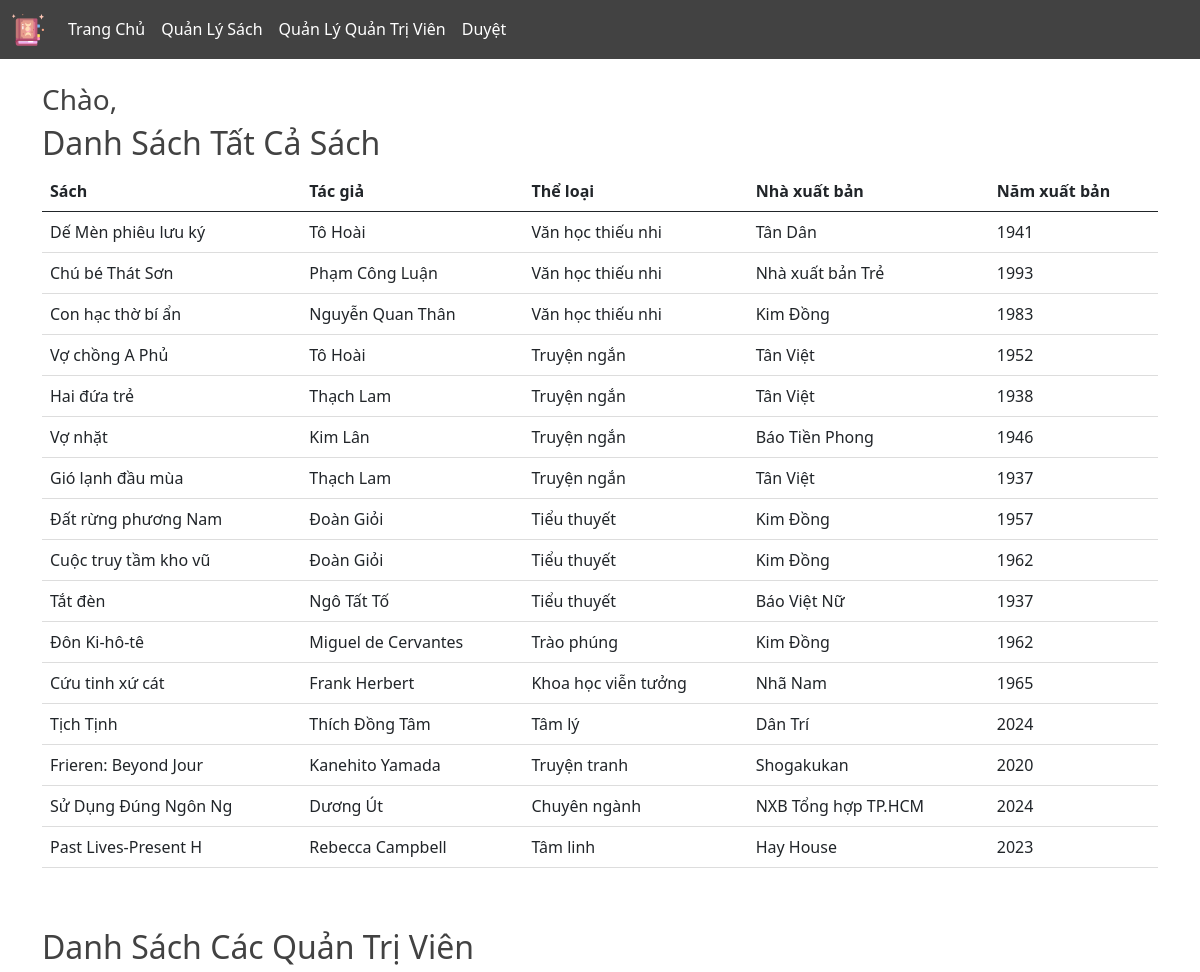
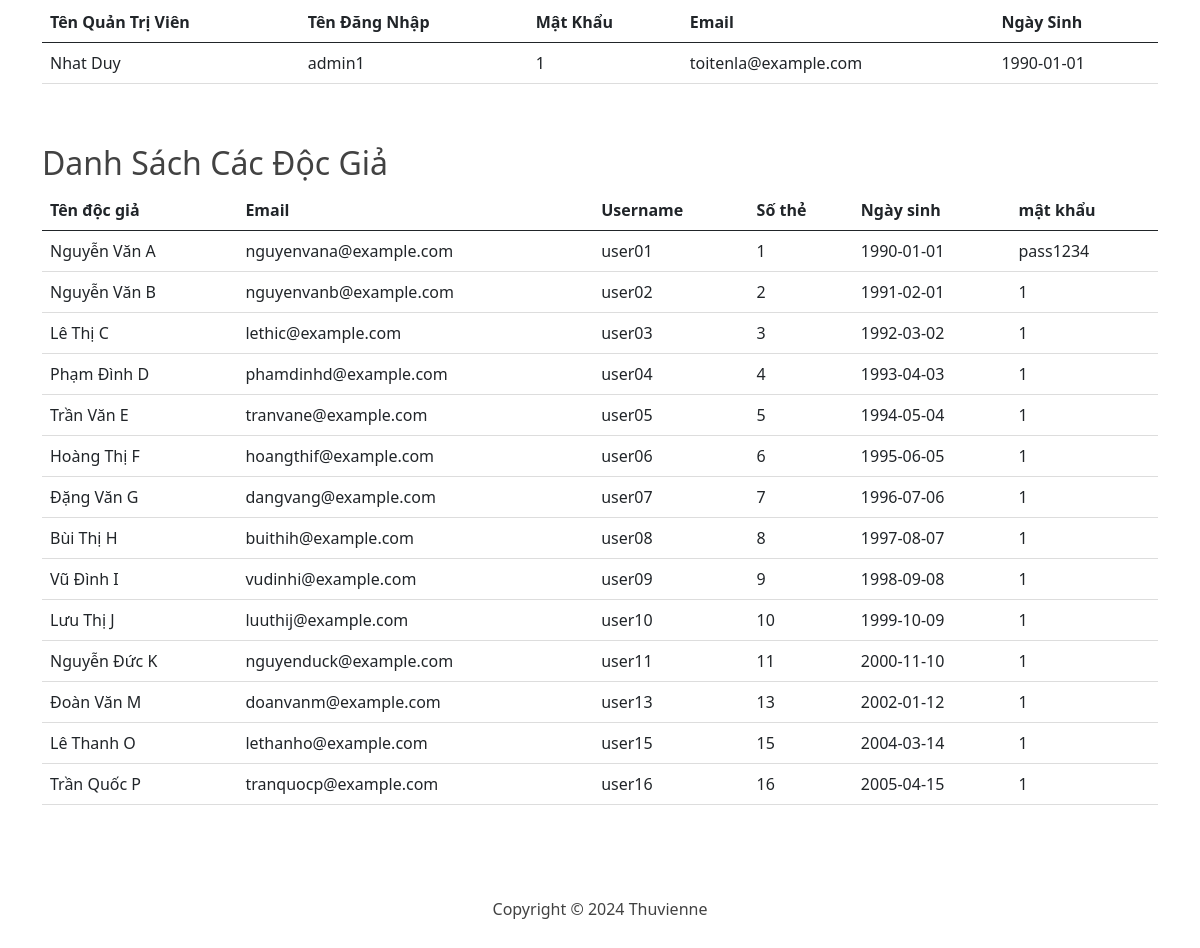
/pages/admin/show.php, run on the app's committed database (2 pictures, top to bottom).
### tables this page shows
CREATE TABLE `sach` (
  `MA_SACH` int(11) NOT NULL,
  `STT_THELOAI` int(11) NOT NULL,
  `MA_NXB` char(10) NOT NULL,
  `MA_TG` char(10) NOT NULL,
  `TEN_SACH` varchar(20) NOT NULL,
  `TGXB` year(4) NOT NULL
);

CREATE TABLE `tac_gia` (
  `MA_TG` char(10) NOT NULL,
  `TEN_TG` varchar(20) NOT NULL,
  `WEBSITE` varchar(30) NOT NULL
);

CREATE TABLE `the_loai` (
  `STT_THELOAI` int(11) NOT NULL,
  `TEN_TL` varchar(20) NOT NULL
);

CREATE TABLE `nha_xuat_ban` (
  `MA_NXB` char(10) NOT NULL,
  `TEN_NXB` varchar(20) NOT NULL,
  `DIACHI_NXB` varchar(50) NOT NULL,
  `NGUOIDAIDIEN` text NOT NULL
);

CREATE TABLE `tk_quantrivien` (
  `USERNAME_QTV` varchar(30) NOT NULL,
  `TEN_LOAI` char(10) NOT NULL,
  `TEN_QTV` varchar(20) NOT NULL,
  `EMAIL_QTV` char(20) NOT NULL,
  `NGAY_SINH` date NOT NULL,
  `PASSWORD_QTV` char(10) NOT NULL
);

CREATE TABLE `tk_docgia` (
  `USERNAME_DG` varchar(30) NOT NULL,
  `STT_THETV` int(11) NOT NULL,
  `TEN_LOAI` char(10) DEFAULT NULL,
  `TEN_DG` varchar(20) NOT NULL,
  `EMAIL_DG` varchar(30) NOT NULL,
  `NGAYSINH_DG` date NOT NULL,
  `PASSWORD_DG` char(10) NOT NULL,
  `DIEM` int DEFAULT 0
);

CREATE TABLE `the_thu_vien` (
  `STT_THETV` int(11) NOT NULL,
  `USERNAME_DG` varchar(30) NOT NULL,
  `NGAY_LAPTHE` date NOT NULL,
  `NGAY_HETHAN` date NOT NULL
);

### public/pages/admin/show.php (the view, shortened to what this page needs)
<?php
require __DIR__ . '/../../../src/db/db_connect.php';
try {
    $query_sach = "
        SELECT SACH.TEN_SACH, TAC_GIA.TEN_TG, THE_LOAI.TEN_TL, NHA_XUAT_BAN.TEN_NXB, SACH.TGXB
        FROM SACH
        JOIN TAC_GIA ON SACH.MA_TG = TAC_GIA.MA_TG
        JOIN THE_LOAI ON SACH.STT_THELOAI = THE_LOAI.STT_THELOAI
        JOIN NHA_XUAT_BAN ON SACH.MA_NXB = NHA_XUAT_BAN.MA_NXB
    ";
    $stmt_sach = $pdo->query($query_sach);
    $sachs = $stmt_sach->fetchAll(PDO::FETCH_ASSOC);
} catch (PDOException $e) {
    echo "Lỗi: " . $e->getMessage();
    exit();
}
try {
    $query_qtv = "
        SELECT *
        FROM tk_quantrivien
        join   phanloai_taikhoan on tk_quantrivien.TEN_LOAI= phanloai_taikhoan.TEN_LOAI
    ";
    $stmt_qtv = $pdo->query($query_qtv);
    $qtvs = $stmt_qtv->fetchAll(PDO::FETCH_ASSOC);
} catch (PDOException $e) {
    echo "Lỗi: " . $e->getMessage();
    exit();
}
try {
    $query_dg = "
    SELECT  tk_docgia.TEN_DG,
            tk_docgia.EMAIL_DG,
            tk_docgia.USERNAME_DG,
            the_thu_vien.STT_THETV,
            tk_docgia.NGAYSINH_DG,
            tk_docgia.PASSWORD_DG
    FROM TK_DOCGIA
    JOIN the_thu_vien ON tk_docgia.STT_THETV = the_thu_vien.STT_THETV
    JOIN PHANLOAI_TAIKHOAN ON tk_docgia.TEN_LOAI = PHANLOAI_TAIKHOAN.TEN_LOAI;
    ";
    $stmt_dg = $pdo->query($query_dg);
    $docgias = $stmt_dg->fetchAll(PDO::FETCH_ASSOC);
} catch (PDOException $e) {
    echo "Lỗi: " . $e->getMessage();
    exit();
}
?>
<!DOCTYPE html>
<html lang="en">
<?php require __DIR__ . '/../../../src/partials/header.php' ?>
<body>
<?php require __DIR__ . '/../../../src/partials/sub-header--admin.php' ?>
<main class="container mt-4">
    <h3>Chào, <?= $_SESSION['username_qtv']; ?></h3>
    <h2>Danh Sách Tất Cả Sách</h2>
    <table class="table">
        <thead>
            <tr>
                <th>Sách</th>
                <th>Tác giả</th>
                <th>Thể loại</th>
                <th>Nhà xuất bản</th>
                <th>Năm xuất bản</th>
            </tr>
        </thead>
        <tbody>
            <?php foreach ($sachs as $sach) : ?>
                <tr>
                    <td><?= htmlspecialchars($sach['TEN_SACH']) ?></td>
                    <td><?= htmlspecialchars($sach['TEN_TG']) ?></td>
                    <td><?= htmlspecialchars($sach['TEN_TL']) ?></td>
                    <td><?= htmlspecialchars($sach['TEN_NXB']) ?></td>
                    <td><?= htmlspecialchars($sach['TGXB']) ?></td>
                </tr>
            <?php endforeach; ?>
        </tbody>
    </table>
    <h2 style="margin-top: 60px;">Danh Sách Các Quản Trị Viên</h2>
        <table class="table">
            <thead>
                <tr>
                    <th>Tên Quản Trị Viên</th>
                    <th>Tên Đăng Nhập</th>
                    <th>Mật Khẩu</th>
                    <th>Email</th>
                    <th>Ngày Sinh</th>
                </tr>
            </thead>
            <tbody>
                <?php foreach ($qtvs as $qtv) : ?>
                    <tr>
                        <td><?= htmlspecialchars($qtv['TEN_QTV']) ?></td>
                        <td><?= htmlspecialchars($qtv['USERNAME_QTV']) ?></td>
                        <td><?= htmlspecialchars($qtv['PASSWORD_QTV']) ?></td>
                        <td><?= htmlspecialchars($qtv['EMAIL_QTV']) ?></td>
                        <td><?= htmlspecialchars($qtv['NGAY_SINH']) ?></td>
                    </tr>
                <?php endforeach; ?>
            </tbody>
        </table>
    <h2 style="margin-top: 60px;">Danh Sách Các Độc Giả</h2>
    <table class="table">
        <thead>
            <tr>
                <th>Tên độc giả</th>
                <th>Email</th>
                <th>Username</th>
                <th>Số thẻ</th>
                <th>Ngày sinh</th>
                <th>mật khẩu</th>
            </tr>
        </thead>
        <tbody>
            <?php foreach ($docgias as $docgia) : ?>
                <tr>
                    <td><?= htmlspecialchars($docgia['TEN_DG']) ?></td>
                    <td><?= htmlspecialchars($docgia['EMAIL_DG']) ?></td>
                    <td><?= htmlspecialchars($docgia['USERNAME_DG']) ?></td>
                    <td><?= htmlspecialchars($docgia['STT_THETV']) ?></td>
                    <td><?= htmlspecialchars($docgia['NGAYSINH_DG']) ?></td>
                    <td><?= htmlspecialchars($docgia['PASSWORD_DG']) ?></td>
                </tr>
            <?php endforeach; ?>
        </tbody>
    </table>
</main>
<?php require __DIR__ . '/../../../src/partials/footer.php' ?>
</body>
</html>

### data on the page
sach: TEN_SACH "Dế Mèn phiêu lưu ký", MA_TG.TEN_TG "Tô Hoài", STT_THELOAI.TEN_TL "Văn học thiếu nhi", MA_NXB.TEN_NXB "Tân Dân", TGXB "1941"
sach: TEN_SACH "Chú bé Thát Sơn", MA_TG.TEN_TG "Phạm Công Luận", STT_THELOAI.TEN_TL "Văn học thiếu nhi", MA_NXB.TEN_NXB "Nhà xuất bản Trẻ", TGXB "1993"
sach: TEN_SACH "Con hạc thờ bí ẩn", MA_TG.TEN_TG "Nguyễn Quan Thân", STT_THELOAI.TEN_TL "Văn học thiếu nhi", MA_NXB.TEN_NXB "Kim Đồng", TGXB "1983"
sach: TEN_SACH "Vợ chồng A Phủ", MA_TG.TEN_TG "Tô Hoài", STT_THELOAI.TEN_TL "Truyện ngắn", MA_NXB.TEN_NXB "Tân Việt", TGXB "1952"
sach: TEN_SACH "Hai đứa trẻ", MA_TG.TEN_TG "Thạch Lam", STT_THELOAI.TEN_TL "Truyện ngắn", MA_NXB.TEN_NXB "Tân Việt", TGXB "1938"
sach: TEN_SACH "Vợ nhặt", MA_TG.TEN_TG "Kim Lân", STT_THELOAI.TEN_TL "Truyện ngắn", MA_NXB.TEN_NXB "Báo Tiền Phong", TGXB "1946"
sach: TEN_SACH "Gió lạnh đầu mùa", MA_TG.TEN_TG "Thạch Lam", STT_THELOAI.TEN_TL "Truyện ngắn", MA_NXB.TEN_NXB "Tân Việt", TGXB "1937"
sach: TEN_SACH "Đất rừng phương Nam", MA_TG.TEN_TG "Đoàn Giỏi", STT_THELOAI.TEN_TL "Tiểu thuyết", MA_NXB.TEN_NXB "Kim Đồng", TGXB "1957"
sach: TEN_SACH "Cuộc truy tầm kho vũ", MA_TG.TEN_TG "Đoàn Giỏi", STT_THELOAI.TEN_TL "Tiểu thuyết", MA_NXB.TEN_NXB "Kim Đồng", TGXB "1962"
sach: TEN_SACH "Tắt đèn", MA_TG.TEN_TG "Ngô Tất Tố", STT_THELOAI.TEN_TL "Tiểu thuyết", MA_NXB.TEN_NXB "Báo Việt Nữ", TGXB "1937"
sach: TEN_SACH "Đôn Ki-hô-tê", MA_TG.TEN_TG "Miguel de Cervantes", STT_THELOAI.TEN_TL "Trào phúng", MA_NXB.TEN_NXB "Kim Đồng", TGXB "1962"
sach: TEN_SACH "Cứu tinh xứ cát", MA_TG.TEN_TG "Frank Herbert", STT_THELOAI.TEN_TL "Khoa học viễn tưởng", MA_NXB.TEN_NXB "Nhã Nam", TGXB "1965"
sach: TEN_SACH "Tịch Tịnh", MA_TG.TEN_TG "Thích Đồng Tâm", STT_THELOAI.TEN_TL "Tâm lý", MA_NXB.TEN_NXB "Dân Trí", TGXB "2024"
sach: TEN_SACH "Frieren: Beyond Jour", MA_TG.TEN_TG "Kanehito Yamada", STT_THELOAI.TEN_TL "Truyện tranh", MA_NXB.TEN_NXB "Shogakukan", TGXB "2020"
sach: TEN_SACH "Sử Dụng Đúng Ngôn Ng", MA_TG.TEN_TG "Dương Út", STT_THELOAI.TEN_TL "Chuyên ngành", MA_NXB.TEN_NXB "NXB Tổng hợp TP.HCM", TGXB "2024"
sach: TEN_SACH "Past Lives-Present H", MA_TG.TEN_TG "Rebecca Campbell", STT_THELOAI.TEN_TL "Tâm linh", MA_NXB.TEN_NXB "Hay House", TGXB "2023"
tk_quantrivien: TEN_QTV "Nhat Duy", USERNAME_QTV "admin1", PASSWORD_QTV "1", EMAIL_QTV "toitenla@example.com", NGAY_SINH "1990-01-01"
tk_docgia: TEN_DG "Nguyễn Văn A", EMAIL_DG "nguyenvana@example.com", USERNAME_DG "user01", STT_THETV.STT_THETV "1", NGAYSINH_DG "1990-01-01", PASSWORD_DG "pass1234"
tk_docgia: TEN_DG "Nguyễn Văn B", EMAIL_DG "nguyenvanb@example.com", USERNAME_DG "user02", STT_THETV.STT_THETV "2", NGAYSINH_DG "1991-02-01", PASSWORD_DG "1"
tk_docgia: TEN_DG "Lê Thị C", EMAIL_DG "lethic@example.com", USERNAME_DG "user03", STT_THETV.STT_THETV "3", NGAYSINH_DG "1992-03-02", PASSWORD_DG "1"
tk_docgia: TEN_DG "Phạm Đình D", EMAIL_DG "phamdinhd@example.com", USERNAME_DG "user04", STT_THETV.STT_THETV "4", NGAYSINH_DG "1993-04-03", PASSWORD_DG "1"
tk_docgia: TEN_DG "Trần Văn E", EMAIL_DG "tranvane@example.com", USERNAME_DG "user05", STT_THETV.STT_THETV "5", NGAYSINH_DG "1994-05-04", PASSWORD_DG "1"
tk_docgia: TEN_DG "Hoàng Thị F", EMAIL_DG "hoangthif@example.com", USERNAME_DG "user06", STT_THETV.STT_THETV "6", NGAYSINH_DG "1995-06-05", PASSWORD_DG "1"
tk_docgia: TEN_DG "Đặng Văn G", EMAIL_DG "dangvang@example.com", USERNAME_DG "user07", STT_THETV.STT_THETV "7", NGAYSINH_DG "1996-07-06", PASSWORD_DG "1"
tk_docgia: TEN_DG "Bùi Thị H", EMAIL_DG "buithih@example.com", USERNAME_DG "user08", STT_THETV.STT_THETV "8", NGAYSINH_DG "1997-08-07", PASSWORD_DG "1"
tk_docgia: TEN_DG "Vũ Đình I", EMAIL_DG "vudinhi@example.com", USERNAME_DG "user09", STT_THETV.STT_THETV "9", NGAYSINH_DG "1998-09-08", PASSWORD_DG "1"
tk_docgia: TEN_DG "Lưu Thị J", EMAIL_DG "luuthij@example.com", USERNAME_DG "user10", STT_THETV.STT_THETV "10", NGAYSINH_DG "1999-10-09", PASSWORD_DG "1"
tk_docgia: TEN_DG "Nguyễn Đức K", EMAIL_DG "nguyenduck@example.com", USERNAME_DG "user11", STT_THETV.STT_THETV "11", NGAYSINH_DG "2000-11-10", PASSWORD_DG "1"
tk_docgia: TEN_DG "Đoàn Văn M", EMAIL_DG "doanvanm@example.com", USERNAME_DG "user13", STT_THETV.STT_THETV "13", NGAYSINH_DG "2002-01-12", PASSWORD_DG "1"
tk_docgia: TEN_DG "Lê Thanh O", EMAIL_DG "lethanho@example.com", USERNAME_DG "user15", STT_THETV.STT_THETV "15", NGAYSINH_DG "2004-03-14", PASSWORD_DG "1"
tk_docgia: TEN_DG "Trần Quốc P", EMAIL_DG "tranquocp@example.com", USERNAME_DG "user16", STT_THETV.STT_THETV "16", NGAYSINH_DG "2005-04-15", PASSWORD_DG "1"
